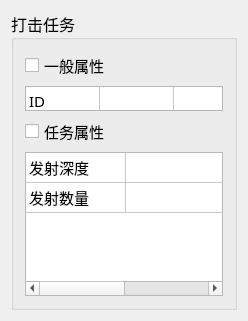
<?xml version="1.0" encoding="UTF-8"?>
<ui version="4.0">
 <class>StrikeTaskEditorClass</class>
 <widget class="ITaskEditor" name="StrikeTaskEditorClass">
  <property name="geometry">
   <rect>
    <x>0</x>
    <y>0</y>
    <width>248</width>
    <height>321</height>
   </rect>
  </property>
  <property name="windowTitle">
   <string>StrikeTaskEditor</string>
  </property>
  <layout class="QVBoxLayout" name="verticalLayout_4">
   <item>
    <widget class="QGroupBox" name="groupBox">
     <property name="font">
      <font>
       <family>黑体</family>
       <pointsize>12</pointsize>
       <weight>50</weight>
       <bold>false</bold>
      </font>
     </property>
     <property name="title">
      <string>打击任务</string>
     </property>
     <layout class="QVBoxLayout" name="verticalLayout_3">
      <item>
       <layout class="QVBoxLayout" name="verticalLayout">
        <item>
         <widget class="QCheckBox" name="checkBox">
          <property name="font">
           <font>
            <family>黑体</family>
            <pointsize>11</pointsize>
            <weight>50</weight>
            <bold>false</bold>
           </font>
          </property>
          <property name="text">
           <string>一般属性</string>
          </property>
         </widget>
        </item>
        <item>
         <widget class="QTableWidget" name="tb_patroDetectlId">
          <property name="maximumSize">
           <size>
            <width>16777215</width>
            <height>25</height>
           </size>
          </property>
          <property name="font">
           <font>
            <family>黑体</family>
            <pointsize>11</pointsize>
            <weight>50</weight>
            <bold>false</bold>
           </font>
          </property>
          <attribute name="horizontalHeaderVisible">
           <bool>false</bool>
          </attribute>
          <attribute name="horizontalHeaderDefaultSectionSize">
           <number>74</number>
          </attribute>
          <attribute name="horizontalHeaderHighlightSections">
           <bool>true</bool>
          </attribute>
          <attribute name="horizontalHeaderShowSortIndicator" stdset="0">
           <bool>false</bool>
          </attribute>
          <attribute name="verticalHeaderVisible">
           <bool>false</bool>
          </attribute>
          <row>
           <property name="text">
            <string>新建行</string>
           </property>
          </row>
          <column>
           <property name="text">
            <string>新建列</string>
           </property>
          </column>
          <column>
           <property name="text">
            <string>新建列</string>
           </property>
          </column>
          <item row="0" column="0">
           <property name="text">
            <string>ID</string>
           </property>
          </item>
          <item row="0" column="1">
           <property name="text">
            <string/>
           </property>
          </item>
         </widget>
        </item>
       </layout>
      </item>
      <item>
       <layout class="QVBoxLayout" name="verticalLayout_2">
        <item>
         <widget class="QCheckBox" name="checkBox_2">
          <property name="font">
           <font>
            <family>黑体</family>
            <pointsize>11</pointsize>
            <weight>50</weight>
            <bold>false</bold>
           </font>
          </property>
          <property name="text">
           <string>任务属性</string>
          </property>
         </widget>
        </item>
        <item>
         <widget class="QTableWidget" name="tableWidget">
          <property name="font">
           <font>
            <family>黑体</family>
            <pointsize>11</pointsize>
            <weight>50</weight>
            <bold>false</bold>
           </font>
          </property>
          <attribute name="horizontalHeaderVisible">
           <bool>false</bool>
          </attribute>
          <attribute name="verticalHeaderVisible">
           <bool>false</bool>
          </attribute>
          <row>
           <property name="text">
            <string>新建行</string>
           </property>
          </row>
          <row>
           <property name="text">
            <string>新建行</string>
           </property>
          </row>
          <column>
           <property name="text">
            <string>新建列</string>
           </property>
          </column>
          <column>
           <property name="text">
            <string>新建列</string>
           </property>
          </column>
          <item row="0" column="0">
           <property name="text">
            <string>发射深度</string>
           </property>
          </item>
          <item row="1" column="0">
           <property name="text">
            <string>发射数量</string>
           </property>
          </item>
         </widget>
        </item>
       </layout>
      </item>
     </layout>
    </widget>
   </item>
  </layout>
 </widget>
 <layoutdefault spacing="6" margin="11"/>
 <customwidgets>
  <customwidget>
   <class>ITaskEditor</class>
   <extends>QWidget</extends>
   <header>itaskeditor.h</header>
   <container>1</container>
  </customwidget>
 </customwidgets>
 <resources/>
 <connections/>
</ui>
